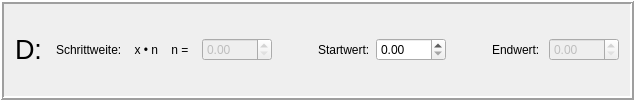
    <widget class="QFrame" name="fr_D">
     <property name="sizePolicy">
      <sizepolicy hsizetype="Preferred" vsizetype="Fixed">
       <horstretch>0</horstretch>
       <verstretch>0</verstretch>
      </sizepolicy>
     </property>
     <property name="frameShape">
      <enum>QFrame::Box</enum>
     </property>
     <property name="frameShadow">
      <enum>QFrame::Raised</enum>
     </property>
     <property name="lineWidth">
      <number>2</number>
     </property>
     <layout class="QHBoxLayout" name="horizontalLayout_4">
      <item>
       <widget class="QLabel" name="lb_D">
        <property name="sizePolicy">
         <sizepolicy hsizetype="Preferred" vsizetype="Fixed">
          <horstretch>0</horstretch>
          <verstretch>0</verstretch>
         </sizepolicy>
        </property>
        <property name="font">
         <font>
          <family>Arial</family>
          <pointsize>20</pointsize>
          <weight>50</weight>
          <bold>false</bold>
         </font>
        </property>
        <property name="text">
         <string>D: </string>
        </property>
       </widget>
      </item>
      <item>
       <widget class="QLabel" name="lb_StepValueD">
        <property name="sizePolicy">
         <sizepolicy hsizetype="Preferred" vsizetype="Fixed">
          <horstretch>0</horstretch>
          <verstretch>0</verstretch>
         </sizepolicy>
        </property>
        <property name="text">
         <string>Schrittweite:    x • n    n =  </string>
        </property>
       </widget>
      </item>
      <item>
       <widget class="QDoubleSpinBox" name="dsb_StepVauleD">
        <property name="enabled">
         <bool>false</bool>
        </property>
        <property name="sizePolicy">
         <sizepolicy hsizetype="Fixed" vsizetype="Fixed">
          <horstretch>0</horstretch>
          <verstretch>0</verstretch>
         </sizepolicy>
        </property>
        <property name="minimumSize">
         <size>
          <width>70</width>
          <height>0</height>
         </size>
        </property>
        <property name="maximumSize">
         <size>
          <width>70</width>
          <height>16777215</height>
         </size>
        </property>
       </widget>
      </item>
      <item>
       <spacer name="horizontalSpacer_5">
        <property name="orientation">
         <enum>Qt::Horizontal</enum>
        </property>
        <property name="sizeHint" stdset="0">
         <size>
          <width>40</width>
          <height>20</height>
         </size>
        </property>
       </spacer>
      </item>
      <item>
       <widget class="QLabel" name="lb_StartValueD">
        <property name="sizePolicy">
         <sizepolicy hsizetype="Preferred" vsizetype="Fixed">
          <horstretch>0</horstretch>
          <verstretch>0</verstretch>
         </sizepolicy>
        </property>
        <property name="text">
         <string>Startwert:</string>
        </property>
       </widget>
      </item>
      <item>
       <widget class="QDoubleSpinBox" name="dsb_StartValueD">
        <property name="sizePolicy">
         <sizepolicy hsizetype="Fixed" vsizetype="Fixed">
          <horstretch>0</horstretch>
          <verstretch>0</verstretch>
         </sizepolicy>
        </property>
        <property name="minimumSize">
         <size>
          <width>70</width>
          <height>0</height>
         </size>
        </property>
        <property name="maximumSize">
         <size>
          <width>70</width>
          <height>16777215</height>
         </size>
        </property>
       </widget>
      </item>
      <item>
       <spacer name="horizontalSpacer_6">
        <property name="orientation">
         <enum>Qt::Horizontal</enum>
        </property>
        <property name="sizeType">
         <enum>QSizePolicy::Fixed</enum>
        </property>
        <property name="sizeHint" stdset="0">
         <size>
          <width>40</width>
          <height>20</height>
         </size>
        </property>
       </spacer>
      </item>
      <item>
       <widget class="QLabel" name="lb_EndD">
        <property name="sizePolicy">
         <sizepolicy hsizetype="Preferred" vsizetype="Fixed">
          <horstretch>0</horstretch>
          <verstretch>0</verstretch>
         </sizepolicy>
        </property>
        <property name="text">
         <string>Endwert: </string>
        </property>
       </widget>
      </item>
      <item>
       <widget class="QDoubleSpinBox" name="dsb_EndValueD">
        <property name="enabled">
         <bool>false</bool>
        </property>
        <property name="minimumSize">
         <size>
          <width>70</width>
          <height>0</height>
         </size>
        </property>
        <property name="maximumSize">
         <size>
          <width>70</width>
          <height>16777215</height>
         </size>
        </property>
       </widget>
      </item>
     </layout>
    </widget>
